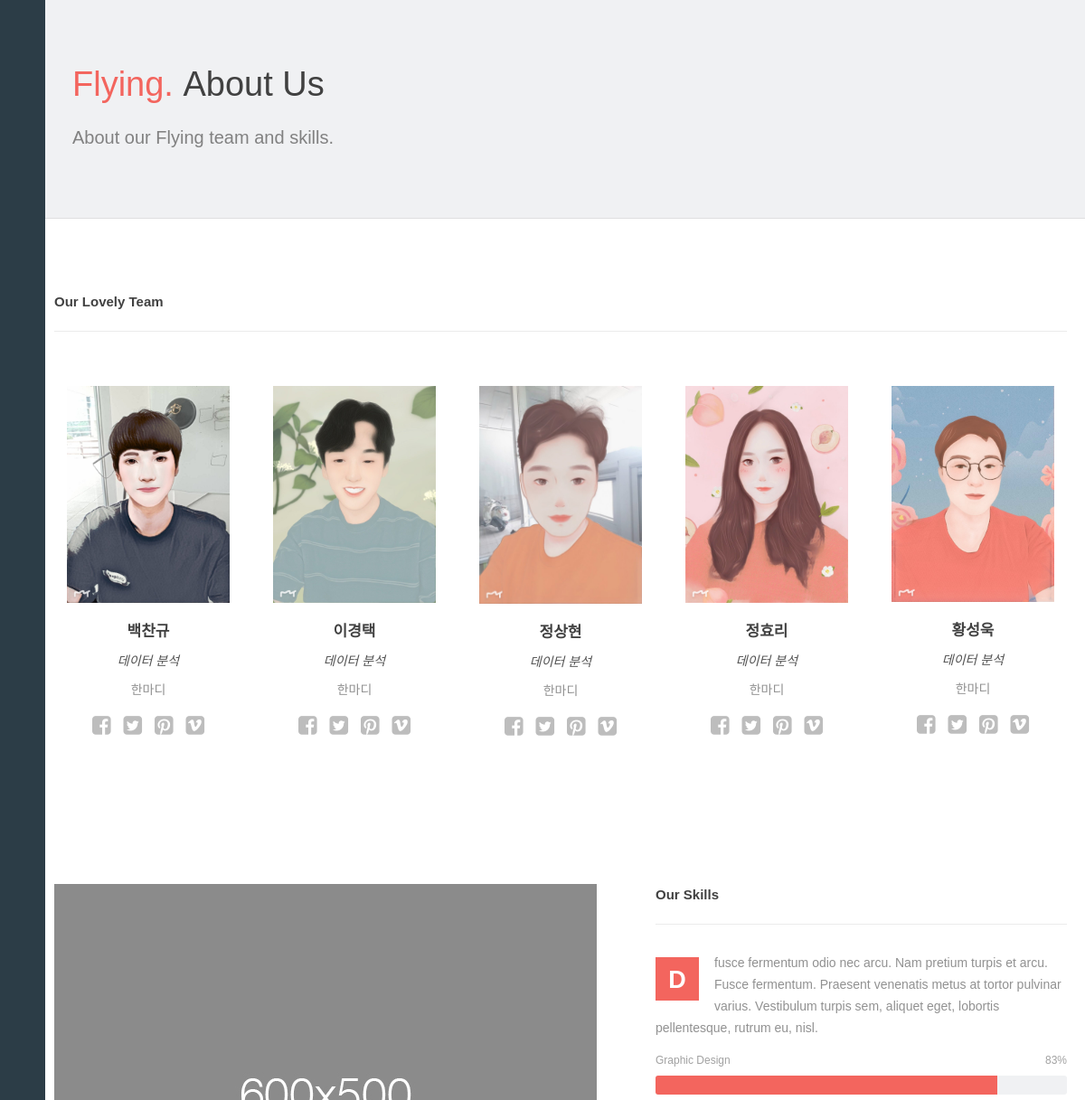
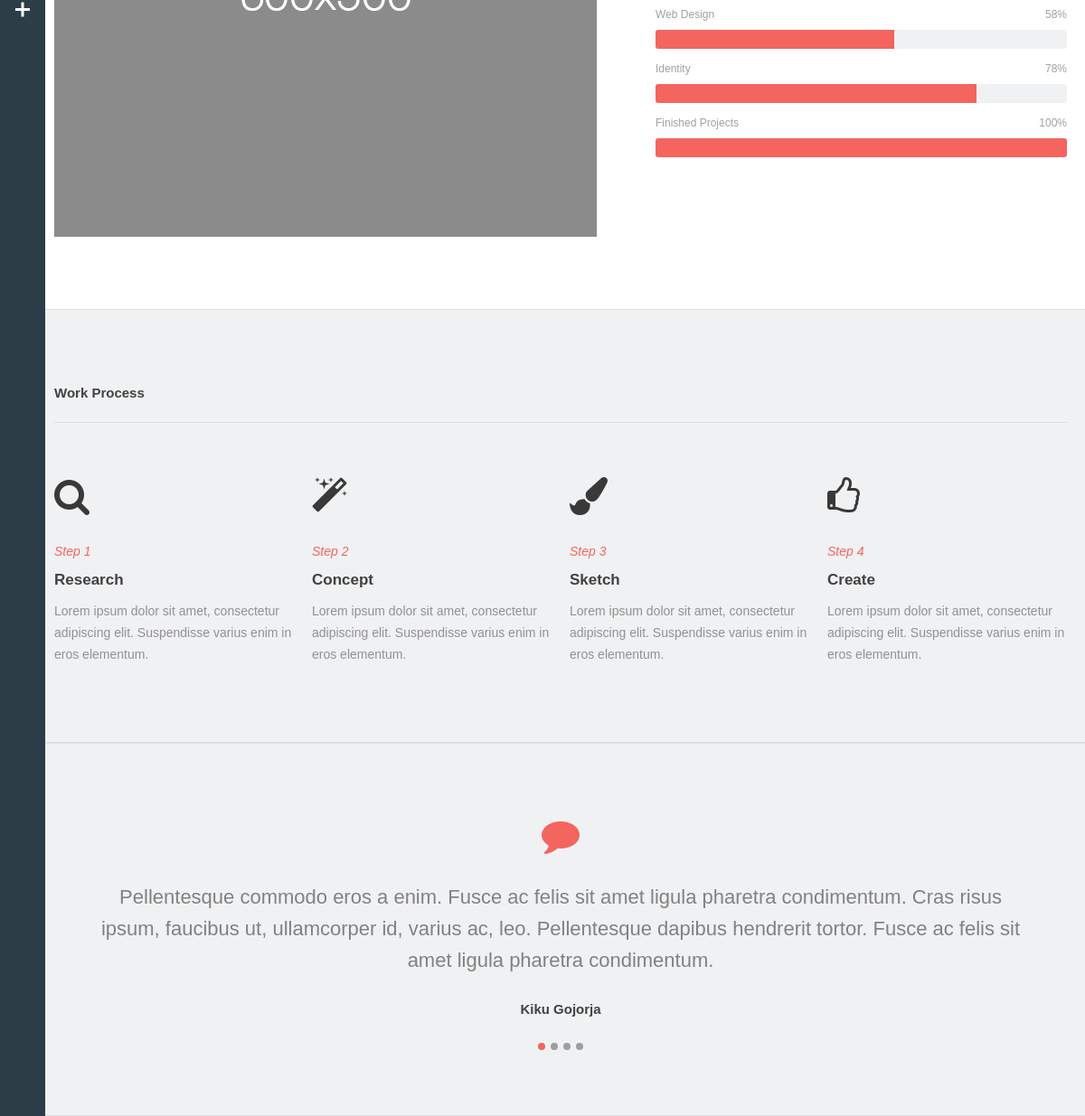
The app's page /aboutUs with its own data (2 pictures, top to bottom).
### db.py (models this page shows, shortened)
class Team(Base):
    __tablename__ = 'team_info'
    id = Column(Integer(), primary_key=True)
    name = Column(String())
    role = Column(String())
    etc = Column(String())
    photoUrl = Column(String())
    def __repr__(self):
        return "<T Team(id='%s',name='%s',role='%s',etc='%s',photoUrl='%s' )>" \
               % (self.id, self.name, self.role, self.etc, self.photoUrl)

### app.py (the view)
@app.route('/aboutUs')  # about Us
def aboutUs():
    model=db.session.query(Team).all()
    print("이거야",model)
    for row in model:
        print(row)
    return render_template('aboutUs.html', active='aboutUs', model=model)

### templates/aboutUs.html (shortened to what this page needs)
{% extends 'base.html' %}
{% block content -%}
  <div class="section-wrapper">
    <div class="move-wrapper">
      <section class="inner-banner" id="top">
        <div class="w-container fixed-container">
          <div class="algin-center">
            <h1 class="inner-sub" data-ix="move-3"><span class="domote">Flying.</span>&nbsp;About Us</h1>
            <div class="tst-txt tst-ban" data-ix="move-3">About our Flying team and skills.</div>
          </div>
        </div>
      </section>
      <section class="section">
        <div class="w-container">
          <div>
            <h4>Our Lovely Team</h4>
            <div class="line-con"></div>
          </div>
          <div>
            <div class="w-row row-cn">
                {% for m in model %}
              <div class="w-col w-col-13">
                <a class="w-inline-block" href="#">
                    <img src="{{ url_for('static', filename = m.photoUrl) }}" alt={{ m.photoUrl }} width="180px">
                </a>
                <div class="team-wrapper">
                  <h4 class="icobox-tittle">{{ m.name }}</h4>
                  <div class="step-sub-t"><span class="gray">{{ m.role }}</span>
                  </div>
                  <p>{{ m.etc }}</p>
                  <div class="div-p">
                    <a class="w-inline-block social soc-team" href="#">
                      <i class="fa fa-facebook-square fa-2x"></i>
                    </a>
                    <a class="w-inline-block social soc-team" href="#">
                      <i class="fa fa-twitter-square fa-2x"></i>
                    </a>
                    <a class="w-inline-block social soc-team" href="#">
                      <i class="fa fa-pinterest-square fa-2x"></i>
                    </a>
                    <a class="w-inline-block social soc-team" href="#">
                      <i class="fa fa-vimeo-square fa-2x"></i>
                    </a>
                  </div>
                </div>
              </div>
                {% endfor %}
            </div>
          </div>
        </div>
      </section>
      <section class="section">
        <div class="w-container">
          <div class="w-row">
            <div class="w-col w-col-7 w-col-stack div-spc">
              <div>
                  <img src="{{ url_for('static', filename = 'images/laptop-guy1.png') }}" alt="laptop-guy1.png">
              </div>
            </div>
            <div class="w-col w-col-5 w-col-stack">
              <div>
                <h4>Our Skills</h4>
                <div class="line-con ln-p"></div>
              </div>
              <p class="w-clearfix"><span class="dropcast">D</span>fusce fermentum odio nec arcu. Nam pretium turpis et arcu. Fusce fermentum. Praesent venenatis metus at tortor pulvinar varius. Vestibulum turpis sem, aliquet eget, lobortis pellentesque, rutrum eu, nisl.</p>
              <ul class="w-list-unstyled ul-sp">
                <li class="li-progres">
                  <div class="w-clearfix pbar-text">Graphic Design<span class="pbar-percent">83%</span>
                  </div>
                  <div class="pbar">
                    <div class="pbar-overlay" data-ix="progress-bar"></div>
                  </div>
                </li>
                <li class="li-progres">
                  <div class="w-clearfix pbar-text">Web Design<span class="pbar-percent">58%</span>
                  </div>
                  <div class="pbar">
                    <div class="pbar-overlay-2" data-ix="progress-bar-2"></div>
                  </div>
                </li>
                <li class="li-progres">
                  <div class="w-clearfix pbar-text">Identity<span class="pbar-percent">78%</span>
                  </div>
                  <div class="pbar">
                    <div class="pbar-overlay-3" data-ix="progress-bar-3"></div>
                  </div>
                </li>
                <li class="li-progres">
                  <div class="w-clearfix pbar-text">Finished Projects<span class="pbar-percent">100%</span>
                  </div>
                  <div class="pbar">
                    <div class="pbar-overlay-4"></div>
                  </div>
                </li>
              </ul>
            </div>
          </div>
        </div>
      </section>
      <section class="section s-gray">
        <div class="w-container">
          <div>
            <h4>Work Process</h4>
            <div class="line-con ln-gray"></div>
          </div>
          <div class="w-row">
            <div class="w-col w-col-3 div-spc">
              <div class="process-ico">
                <i class="fa fa-search fa-3x"></i>
              </div>
              <div class="step-sub-t">Step 1</div>
              <h4 class="icobox-tittle">Research</h4>
              <p>Lorem ipsum dolor sit amet, consectetur adipiscing elit. Suspendisse varius enim in eros elementum.</p>
            </div>
            <div class="w-col w-col-3 div-spc">
              <div class="process-ico">
                <i class="fa fa-magic fa-3x"></i>
              </div>
              <div class="step-sub-t">Step 2</div>
              <h4 class="icobox-tittle">Concept</h4>
              <p>Lorem ipsum dolor sit amet, consectetur adipiscing elit. Suspendisse varius enim in eros elementum.</p>
            </div>
            <div class="w-col w-col-3 div-spc">
              <div class="process-ico">
                <i class="fa fa-paint-brush fa-3x"></i>
              </div>
              <div class="step-sub-t">Step 3</div>
              <h4 class="icobox-tittle">Sketch</h4>
              <p>Lorem ipsum dolor sit amet, consectetur adipiscing elit. Suspendisse varius enim in eros elementum.</p>
            </div>
            <div class="w-col w-col-3">
              <div class="process-ico">
                <i class="fa fa-thumbs-o-up fa-3x"></i>
              </div>
              <div class="step-sub-t">Step 4</div>
              <h4 class="icobox-tittle">Create</h4>
              <p>Lorem ipsum dolor sit amet, consectetur adipiscing elit. Suspendisse varius enim in eros elementum.</p>
            </div>
          </div>
        </div>
      </section>
      <section class="section s-gray s-padd">
        <div class="w-container">
          <div class="w-slider carousel-ibox" data-animation="cross" data-duration="500" data-infinite="1">
            <div class="w-slider-mask">
              <div class="w-slide">
                <div class="test-wrapper">
                  <div class="tst-ico">
                    <i class="fa fa-comment fa-3x"></i>
                  </div>
                  <div class="tst-txt">Pellentesque commodo eros a enim. Fusce ac felis sit amet ligula pharetra condimentum. Cras risus ipsum, faucibus ut, ullamcorper id, varius ac, leo. Pellentesque dapibus hendrerit tortor. Fusce ac felis sit amet ligula pharetra condimentum.</div>
                  <h4>Kiku Gojorja</h4>
                </div>
              </div>
            </div>
            <div class="w-slider-nav w-slider-nav-invert w-round crs-dot"></div>
          </div>
        </div>
      </section>
    </div>
  </div>
{%- endblock content %}

### templates/base.html (shortened to what this page needs)
<!doctype html>
<html{% block html_attribs %} lang='ko'{% endblock html_attribs %}>
  <head>
    <link rel="stylesheet" type="text/css" href="{{ url_for('static', filename = 'css/normalize.css') }}">
    <link rel="stylesheet" type="text/css" href="{{ url_for('static', filename = 'css/base.css') }}">
    <link rel="stylesheet" type="text/css" href="{{ url_for('static', filename = 'css/style.css') }}">
    <link rel="stylesheet" href="//maxcdn.bootstrapcdn.com/font-awesome/4.3.0/css/font-awesome.min.css">
  </head>
  <body{% block body_attribs %}{% endblock body_attribs %}>
    {% include 'navigation.html' %}
    <div class="container"{% block container %}{% endblock container %}>
    {% block content -%}{%- endblock content %}
    </div>
  </body>
</html>

### templates/navigation.html (shortened to what this page needs)
  <div class="w-hidden-medium w-hidden-small w-hidden-tiny left-navigation" data-ix="hover-out">
    <div class="hamburger" data-ix="hover">
      <div class="ham2">
        <div class="line-3" data-ix="90-grade"></div>
      </div>
    </div>
    <nav class="menu-wrapper">
    </nav>
  </div>

### static/css/base.css (style rules this page uses)
* { -webkit-box-sizing: border-box; -moz-box-sizing: border-box; box-sizing: border-box; }
html { height: 100%; }
body { margin: 0; min-height: 100%; background-color: #fff; color: #333; }
img { vertical-align: middle; display: inline-block; }
.w-inline-block { max-width: 100%; display: inline-block; }
.w-clearfix:before, .w-clearfix:after { content: " "; display: table; }
.w-clearfix:after { clear: both; }
h1, h2, h3, h4, h5, h6 { margin: 0; }
p { margin: 0; }
ul, ol { margin-top: 0; margin-bottom: 0; }
.w-list-unstyled { padding-left: 0; list-style: none; }
.w-container { margin-left: auto; margin-right: auto; max-width: 1170px; }
.w-container:before, .w-container:after { content: " "; display: table; }
.w-container:after { clear: both; }
.w-container .w-row { margin-left: -10px; margin-right: -10px; }
.w-row:before, .w-row:after { content: " "; display: table; }
.w-row:after { clear: both; }
.w-col { position: relative; float: left; width: 100%; min-height: 1px; padding-left: 10px; padding-right: 10px; }
.w-col-3 { width: 25%; }
.w-col-5 { width: 41.66666667%; }
.w-col-7 { width: 58.33333333%; }
.w-col-13 { width: 20%; }
.w-slider { position: relative; height: 300px; text-align: center; background: rgba(153, 153, 153, 0.5); clear: both; -webkit-tap-highlight-color: rgba(0, 0, 0, 0); tap-highlight-color: rgba(0, 0, 0, 0); }
.w-slider-mask { position: relative; display: block; overflow: hidden; z-index: 1; left: 0; right: 0; height: 100%; white-space: nowrap; }
.w-slide { position: relative; display: inline-block; vertical-align: top; width: 100%; height: 100%; white-space: normal; text-align: left; }
.w-slider-nav { position: absolute; z-index: 2; top: auto; right: 0; bottom: 0; left: 0; margin: auto; padding-top: 10px; height: 40px; text-align: center; -webkit-tap-highlight-color: rgba(0, 0, 0, 0); tap-highlight-color: rgba(0, 0, 0, 0); }
.w-slider-nav-invert { color: #fff; }

### records on screen
Team: photoUrl (picture), name "백찬규", role "데이터 분석", etc "한마디"
Team: photoUrl (picture), name "이경택", role "데이터 분석", etc "한마디"
Team: photoUrl (picture), name "정상현", role "데이터 분석", etc "한마디"
Team: photoUrl (picture), name "정효리", role "데이터 분석", etc "한마디"
Team: photoUrl (picture), name "황성욱", role "데이터 분석", etc "한마디"
